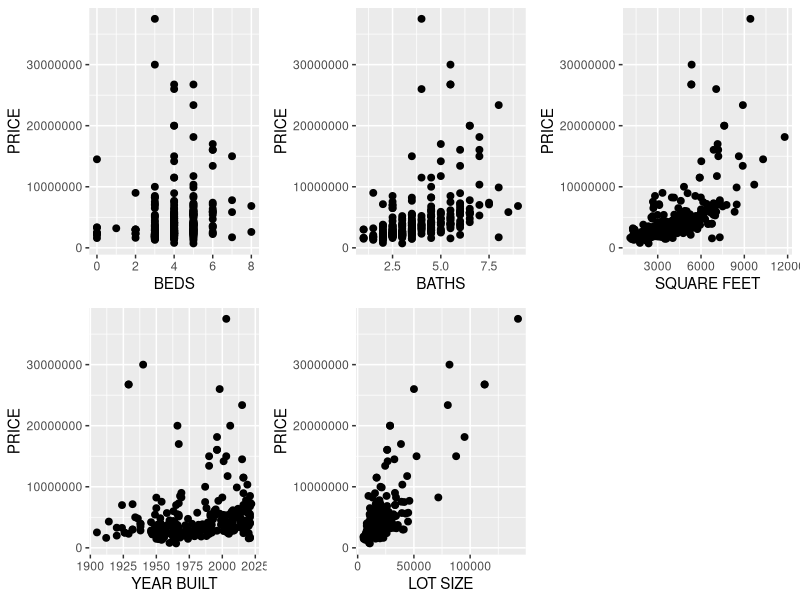
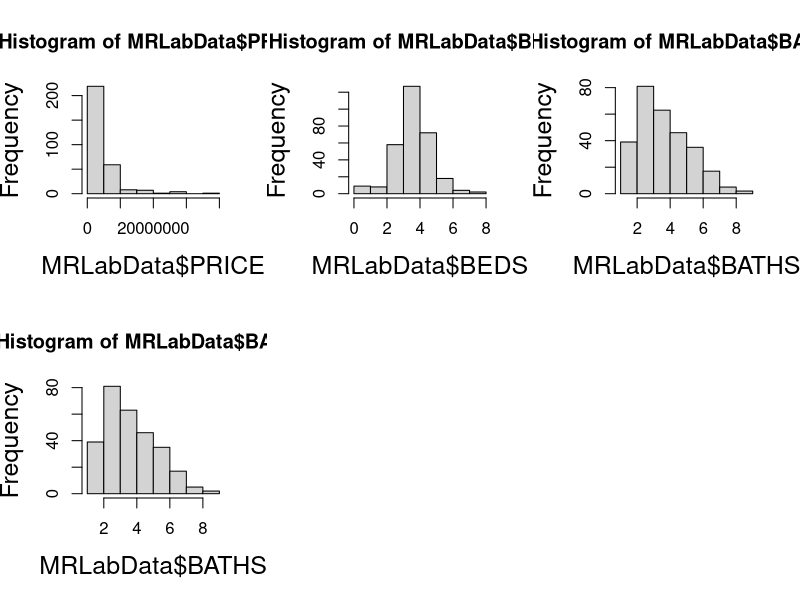
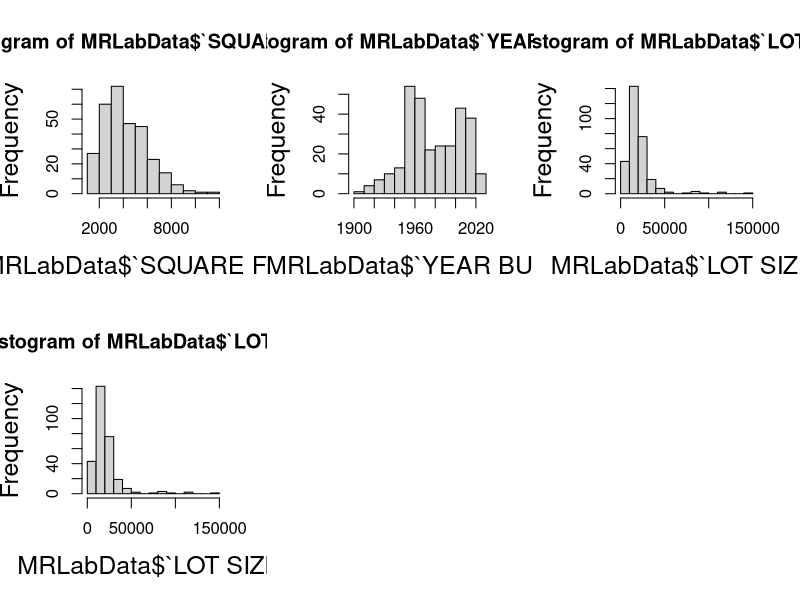
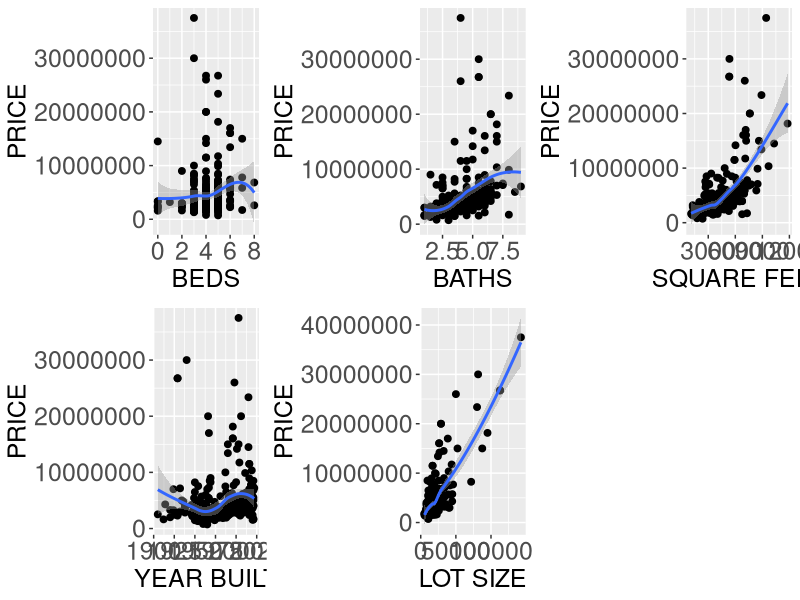
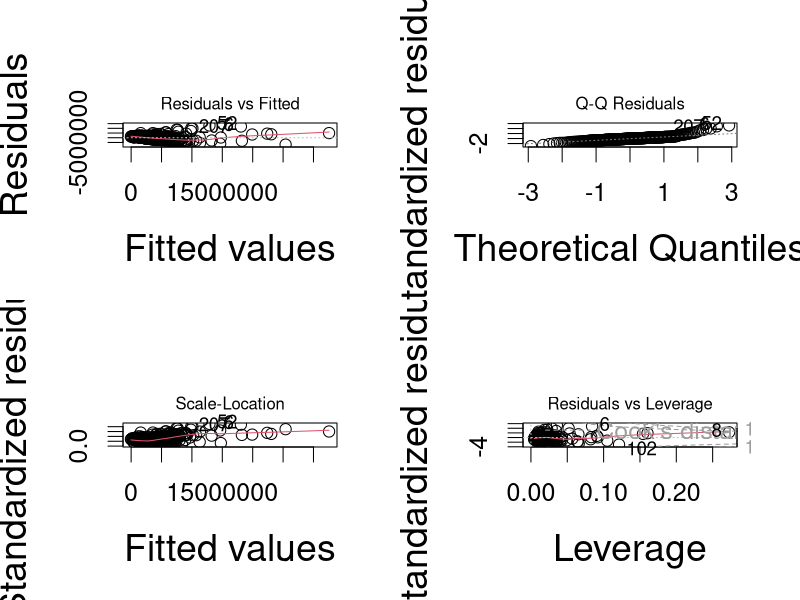
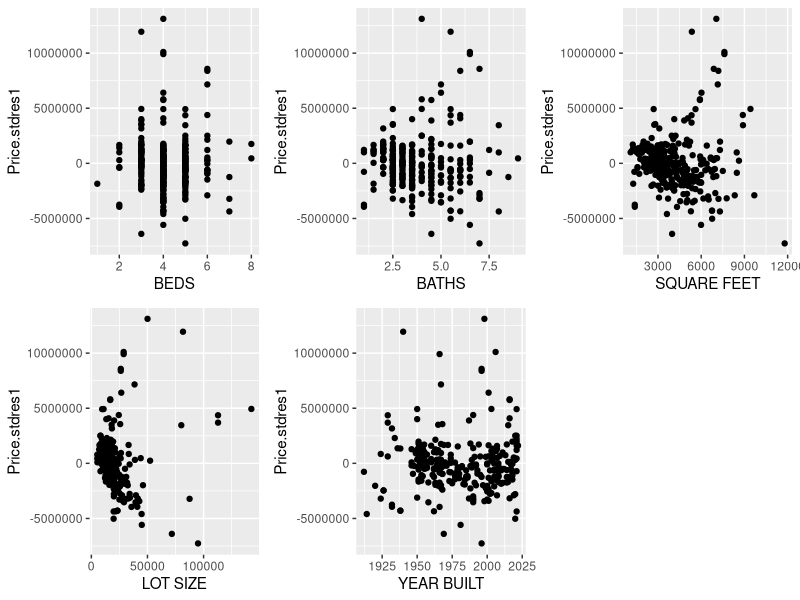
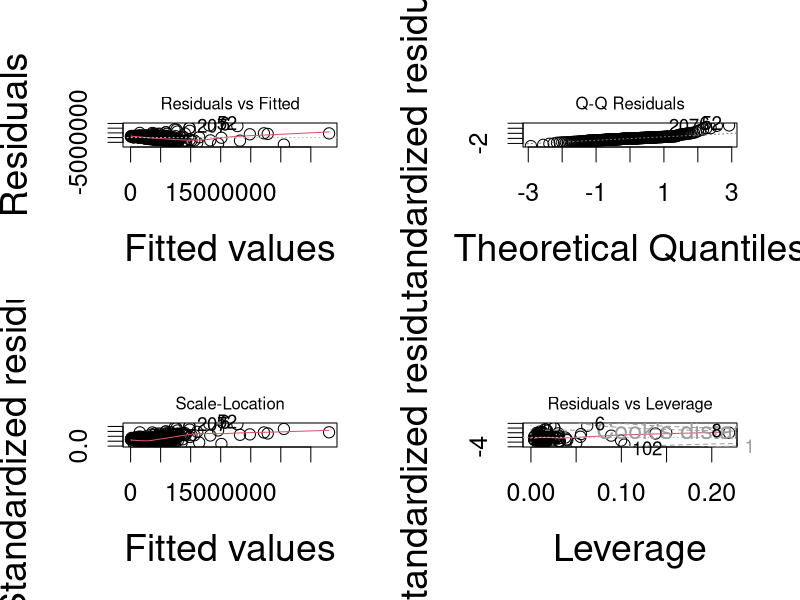
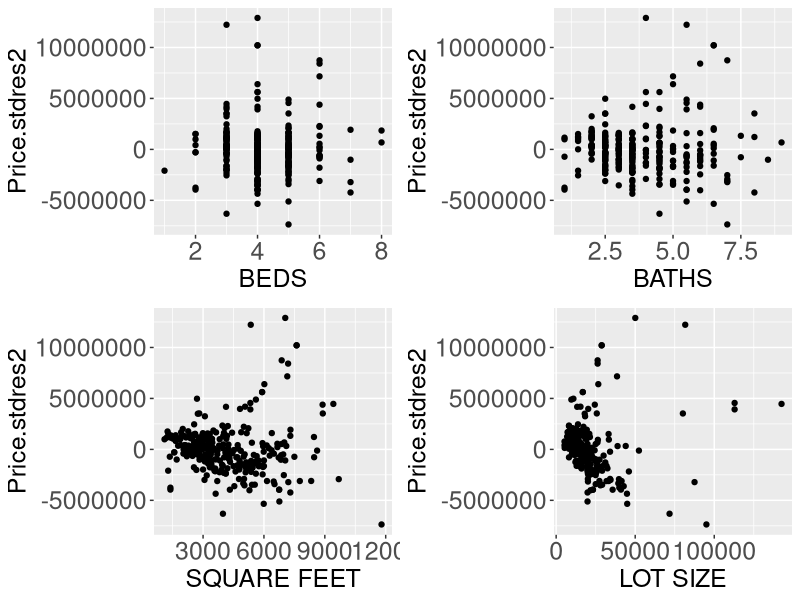

Write the R code that produced these figures, in order. (Note: this script raises an error after producing the figures.)
## ---- chunk 1
knitr::opts_chunk$set(echo = FALSE)
knitr::opts_chunk$set(warning = FALSE, message = FALSE)
knitr::opts_knit$set(root.dir = normalizePath("D:/MSBA/Autumn/TBANLT540/Multiple Regression Lab"))
## ---- chunk 2
#install.packages("mi")
## ---- chunk 3
options(scipen = 10000)
options(digits = 2)
library(readxl)
library(tidyverse)
library(mi)

## ---- chunk 4
MRLabData <- read_excel("Billionaire-Suburb-980039.xlsx")
summary(MRLabData)
view(MRLabData)
## ---- chunk 5
A<-ggplot(data=MRLabData, aes(x=BEDS, y=PRICE)) + geom_point(size=2)
B<-ggplot(data=MRLabData, aes(x=BATHS, y=PRICE)) + geom_point(size=2)
C<-ggplot(data=MRLabData, aes(x=`SQUARE FEET`, y=PRICE)) + geom_point(size=2)
D<-ggplot(data=MRLabData, aes(x=`YEAR BUILT`, y=PRICE)) + geom_point(size=2)
E<-ggplot(data=MRLabData, aes(x=`LOT SIZE`, y=PRICE)) + geom_point(size=2)
#install.packages("ggpubr")
library(ggpubr)
figure <- ggarrange(A, B, C, D, E, 
          ncol = 3, nrow = 2, 0)
figure

## ---- chunk 6
par(mfrow=c(2, 3), cex=1, cex.lab=1.5)
hist(MRLabData$PRICE)
hist(MRLabData$BEDS)
hist(MRLabData$BATHS)
hist(MRLabData$BATHS)

## ---- chunk 7
par(mfrow=c(2, 3), cex=1, cex.lab=1.5)
hist(MRLabData$`SQUARE FEET`)
hist(MRLabData$`YEAR BUILT`)
hist(MRLabData$`LOT SIZE`)
hist(MRLabData$`LOT SIZE`)


## ---- chunk 8
A<-ggplot(data=MRLabData, aes(x=BEDS, y=PRICE)) + geom_point(size=2)+geom_smooth()
A1<-A+theme(axis.text=element_text(size=18),
        axis.title=element_text(size=18,))
B<-ggplot(data=MRLabData, aes(x=BATHS, y=PRICE)) + geom_point(size=2)+geom_smooth()
B1<-B+theme(axis.text=element_text(size=18),
        axis.title=element_text(size=18,))
C<-ggplot(data=MRLabData, aes(x=`SQUARE FEET`, y=PRICE)) + geom_point(size=2)+geom_smooth()
C1<-C+theme(axis.text=element_text(size=18),
        axis.title=element_text(size=18,))
D<-ggplot(data=MRLabData, aes(x=`YEAR BUILT`, y=PRICE)) + geom_point(size=2)+geom_smooth()
D1<-D+theme(axis.text=element_text(size=18),
        axis.title=element_text(size=18,))
E<-ggplot(data=MRLabData, aes(x=`LOT SIZE`, y=PRICE)) + geom_point(size=2)+geom_smooth()
E1<-E+theme(axis.text=element_text(size=18),
        axis.title=element_text(size=18,))
figure <- ggarrange(A1, B1, C1, D1, E1, 
          ncol = 3, nrow = 2,  1)
figure
## ---- chunk 9
summary(MRLabData)
MRLAB2 <- MRLabData %>% select(PRICE,BEDS,BATHS,`SQUARE FEET`,`LOT SIZE`,`YEAR BUILT`)

## ---- chunk 10
summary(MRLAB2)
MRLAB3 <-  MRLAB2[complete.cases(MRLAB2), ]
summary(MRLAB3)
## ---- chunk 11

HouseFit1<-lm(PRICE~BATHS+BEDS+`SQUARE FEET`+`LOT SIZE`+ `YEAR BUILT`, data=MRLAB3)
summary(HouseFit1)
## ---- chunk 12
HouseFit2<-lm(PRICE~BEDS+`SQUARE FEET`+`LOT SIZE`, data=MRLAB3)
summary(HouseFit2)
## ---- chunk 13
HouseFit3<-lm(PRICE~`LOT SIZE`,data=MRLAB3)
summary(HouseFit3)
## ---- chunk 14
par(mfrow=c(2, 2), cex=1.5, cex.lab=1.5)
plot(HouseFit1)

Price.stdres1 <-residuals(HouseFit1)

A<-ggplot(data=MRLAB3, aes(x=BEDS, y=Price.stdres1))+geom_point()
B<-ggplot(data=MRLAB3, aes(x=BATHS, y=Price.stdres1))+geom_point()
C<-ggplot(data=MRLAB3, aes(x=`SQUARE FEET`, y=Price.stdres1))+geom_point()
D<-ggplot(data=MRLAB3, aes(x=`LOT SIZE`, y=Price.stdres1))+geom_point()
E<-ggplot(data=MRLAB3, aes(x=`YEAR BUILT`, y=Price.stdres1))+geom_point()

figure <- ggarrange(A, B, C, D, E, 
          ncol = 3, nrow = 2, 0)
figure


## ---- chunk 15
par(mfrow=c(2, 2), cex=1.5, cex.lab=1.5)
plot(HouseFit2)

Price.stdres2 <-residuals(HouseFit2)

A<-ggplot(data=MRLAB3, aes(x=BEDS, y=Price.stdres2))+geom_point()
A1<-A+theme(axis.text=element_text(size=18),
        axis.title=element_text(size=18,))
B<-ggplot(data=MRLAB3, aes(x=BATHS, y=Price.stdres2))+geom_point()
B1<-B+theme(axis.text=element_text(size=18),
        axis.title=element_text(size=18,))
C<-ggplot(data=MRLAB3, aes(x=`SQUARE FEET`, y=Price.stdres2))+geom_point()
C1<-C+theme(axis.text=element_text(size=18),
        axis.title=element_text(size=18,))
D<-ggplot(data=MRLAB3, aes(x=`LOT SIZE`, y=Price.stdres2))+geom_point()
D1<-D+theme(axis.text=element_text(size=18),
        axis.title=element_text(size=18,))
figure1 <- ggarrange(A1, B1, C1, D1, 
          ncol = 2, nrow = 2, 0)
figure1

## ---- chunk 16
par(mfrow=c(2, 2), cex=1.5, cex.lab=1.5)
plot(HouseFit3)

Price.stdres3 <-residuals(HouseFit3)


A<-ggplot(data=MRLAB3, aes(x=`LOT SIZE`, y=Price.stdres3))+geom_point()
A+theme(axis.text=element_text(size=18),
        axis.title=element_text(size=18,))
## ---- chunk 17
MRLAB3$LOGPRICE <- log(MRLAB3$PRICE)
MRLAB3$LOGBed <- log(MRLAB3$BEDS)
MRLAB3$LOGBath <- log(MRLAB3$BATHS)
MRLAB3$LOGSqFoot <- log(MRLAB3$`SQUARE FEET`)
MRLAB3$LOGLotSize <- log(MRLAB3$`LOT SIZE`)
MRLAB3$LOGYearBuilt <- log(MRLAB3$`YEAR BUILT`)
## ---- chunk 18
par(mfrow=c(2, 3), cex=1, cex.lab=1.5)
hist(MRLAB3$LOGPRICE)
hist(MRLAB3$LOGBed )
hist(MRLAB3$LOGBath)
hist(MRLAB3$LOGBath)

## ---- chunk 19
par(mfrow=c(2, 3), cex=1, cex.lab=1.5)
hist(MRLAB3$LOGSqFoot)
hist(MRLAB3$LOGLotSize)
hist(MRLAB3$LOGYearBuilt)
hist(MRLAB3$LOGYearBuilt)


## ---- chunk 20

HouseFitlog<-lm(LOGPRICE~LOGBath+LOGBed+LOGSqFoot+LOGLotSize+LOGYearBuilt, data=MRLAB3)
summary(HouseFitlog)
## ---- chunk 21
par(mfrow=c(2, 2), cex=1.5, cex.lab=1.5)
plot(HouseFitlog)

PriceLOG.stdres <-residuals(HouseFitlog)
summary(PriceLOG.stdres)

 A<-ggplot(data=MRLAB3, aes(x=LOGBed, y=PriceLOG.stdres))+geom_point()
 A1<-A+theme(axis.text=element_text(size=18),
        axis.title=element_text(size=18,))
B<-ggplot(data=MRLAB3, aes(x=LOGBath, y=PriceLOG.stdres))+geom_point()
B1<-B+theme(axis.text=element_text(size=18),
        axis.title=element_text(size=18,))
C<-ggplot(data=MRLAB3, aes(x=LOGSqFoot, y=PriceLOG.stdres))+geom_point()
C1<-C+theme(axis.text=element_text(size=18),
        axis.title=element_text(size=18,))
D<-ggplot(data=MRLAB3, aes(x=LOGLotSize, y=PriceLOG.stdres))+geom_point()
D1<-D+theme(axis.text=element_text(size=18),
        axis.title=element_text(size=18,))
ggplot(data=MRLAB3, aes(x=LOGYearBuilt, y=PriceLOG.stdres))+geom_point()
E1<-E+theme(axis.text=element_text(size=18),
        axis.title=element_text(size=18,))
figure1 <- ggarrange(A1, B1, C1, D1,E1, 
          ncol = 3, nrow = 2, 0)
figure1
## ---- chunk 22
Price.predict=predict(lm(PRICE~BATHS+BEDS+`SQUARE FEET`+`LOT SIZE`+`YEAR BUILT`, data=MRLAB3))

## ---- chunk 23
A<-ggplot(MRLAB3, aes(x = BEDS, y = PRICE)) +
  geom_point()+ # Points of actual values
  geom_point(aes(y = Price.predict), shape = 1)  # Points of predicted values

B<-ggplot(MRLAB3, aes(x = BATHS, y = PRICE)) +
  geom_point()+ # Points of actual values
  geom_point(aes(y = Price.predict), shape = 1) # Points of predicted values

C<-ggplot(MRLAB3, aes(x = `SQUARE FEET`, y = PRICE)) +
  geom_point()+ # Points of actual values
  geom_point(aes(y = Price.predict), shape = 1) # Points of predicted values

D<-ggplot(MRLAB3, aes(x = `LOT SIZE`, y = PRICE)) +
  geom_point()+ # Points of actual values
  geom_point(aes(y = Price.predict), shape = 2) # Points of predicted values

E<-ggplot(MRLAB3, aes(x = `YEAR BUILT`, y = PRICE)) +
  geom_point()+ # Points of actual values
  geom_point(aes(y = Price.predict), shape = 3) # Points of predicted values
figure1 <- ggarrange(A, B, C, D, E, 
          ncol = 3, nrow = 2, 0)
figure1

## ---- chunk 24
mMRLab<-missing_data.frame(data.frame(MRLAB2))

show(mMRLab)

summary (mMRLab)

imputations <- mi(mMRLab, n.iter = 30, n.chains = 4, max.minutes = 1) 
show(imputations)
round(mipply(imputations, mean, to.matrix = TRUE), 3)
imputations <- mi(imputations, n.iter = 5)
plot(imputations)

Houseanalysis <- pool(PRICE ~ BEDS + BATHS + SQUARE.FEET + YEAR.BUILT + LOT.SIZE, data = imputations, m = 5)

display(Houseanalysis)
